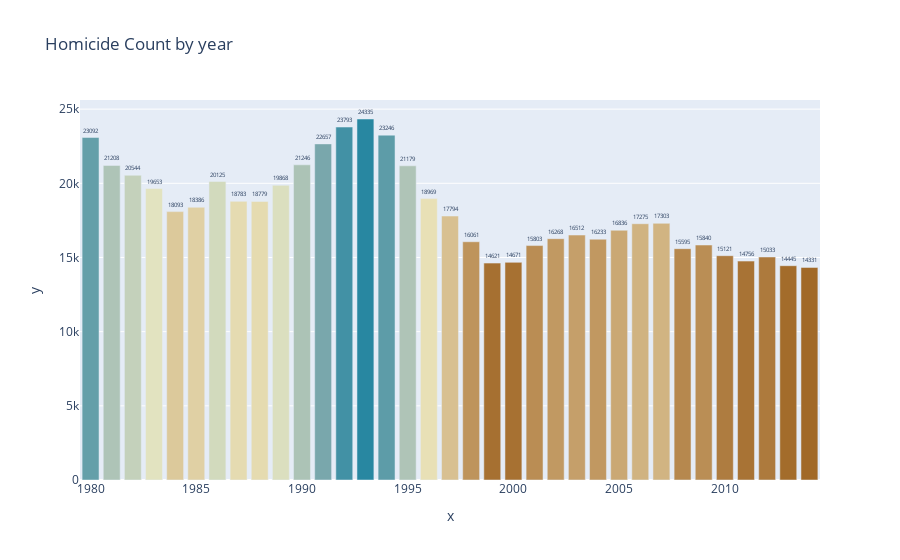

Write notebook code for a chart like this one.
### Code cell
year = df['year'].value_counts()

fig = px.bar(x=year.index, y=year, text=year, title='Homicide Count by year')

fig.update_traces(textposition='outside', marker=dict(color=year, colorscale='earth'))
fig.show()

### Figure 1 — Plotly figure (JSON) as saved in the notebook; plotly's stock layout.template omitted (floating-point values rounded to 4 significant figures)
{"data": [{"alignmentgroup": "True", "hovertemplate": "x=%{x}<br>y=%{y}<br>text=%{text}<extra></extra>", "legendgroup": "", "marker": {"color": [24335, 23793, 23246, 23092, 22657, 21246, 21208, 21179, 20544, 20125, 19868, 19653, 18969, 18783, 18779, 18386, 18093, 17794, 17303, 17275, 16836, 16512, 16268, 16233, 16061, 15840, 15803, 15595, 15121, 15033, 14756, 14671, 14621, 14445, 14331], "colorscale": [[0, "rgb(161, 105, 40)"], [0.1667, "rgb(189, 146, 90)"], [0.3333, "rgb(214, 189, 141)"], [0.5, "rgb(237, 234, 194)"], [0.6667, "rgb(181, 200, 184)"], [0.8333, "rgb(121, 167, 172)"], [1, "rgb(40, 135, 161)"]], "pattern": {"shape": ""}}, "name": "", "offsetgroup": "", "orientation": "v", "showlegend": false, "text": [24335, 23793, 23246, 23092, 22657, 21246, 21208, 21179, 20544, 20125, 19868, 19653, 18969, 18783, 18779, 18386, 18093, 17794, 17303, 17275, 16836, 16512, 16268, 16233, 16061, 15840, 15803, 15595, 15121, 15033, 14756, 14671, 14621, 14445, 14331], "textposition": "outside", "type": "bar", "x": [1993, 1992, 1994, 1980, 1991, 1990, 1981, 1995, 1982, 1986, 1989, 1983, 1996, 1987, 1988, 1985, 1984, 1997, 2007, 2006, 2005, 2003, 2002, 2004, 1998, 2009, 2001, 2008, 2010, 2012, 2011, 2000, 1999, 2013, 2014], "xaxis": "x", "y": [24335, 23793, 23246, 23092, 22657, 21246, 21208, 21179, 20544, 20125, 19868, 19653, 18969, 18783, 18779, 18386, 18093, 17794, 17303, 17275, 16836, 16512, 16268, 16233, 16061, 15840, 15803, 15595, 15121, 15033, 14756, 14671, 14621, 14445, 14331], "yaxis": "y"}], "layout": {"barmode": "relative", "legend": {"tracegroupgap": 0}, "title": {"text": "Homicide Count by year"}, "xaxis": {"anchor": "y", "domain": [0, 1], "title": {"text": "x"}}, "yaxis": {"anchor": "x", "domain": [0, 1], "title": {"text": "y"}}}}
